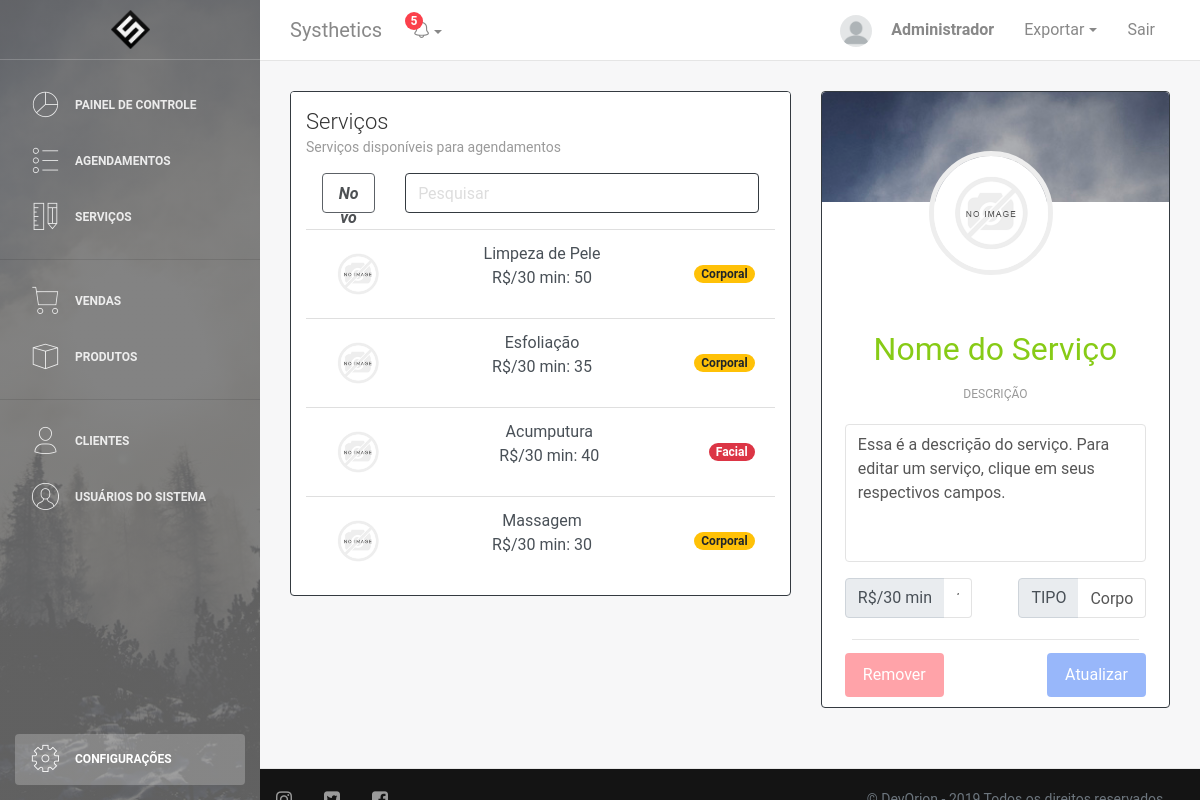
The page /servicos.php (signed in) on the database its author committed.
### tables this page shows
CREATE TABLE IF NOT EXISTS Servico (
	id INT AUTO_INCREMENT UNIQUE,
	nome VARCHAR(128) NOT NULL,
	descricao VARCHAR(512),
	tipo VARCHAR(64),
	preco DOUBLE NOT NULL,
	foto VARCHAR(256) DEFAULT "img/produto/default.png",
	PRIMARY KEY(id)
);

### DAO/servicoDAO.php (called while the page is built, shortened)
<?php
    require("conn.php");
    class ServicoDAO{
        function listar($busca){
            $conexao = conectar();
            $busca = "%" . $busca . "%";
            $query = "SELECT * FROM servico WHERE UPPER(nome) LIKE UPPER(?);";
            $stmt = mysqli_prepare($conexao,$query);
            mysqli_stmt_bind_param($stmt,"s",$busca);
            $resultado = executar_SQL($conexao,$stmt);
            return lerResultado($resultado);
        }
    }
?>

### DAO/conn.php (called while the page is built, shortened)
<?php
if(!function_exists('executar_SQL')){
    function executar_SQL($conexao, $stmt){
        mysqli_stmt_execute($stmt) or die("Falha ao executar a consulta: " . $stmt->error);
        $resultado = mysqli_stmt_get_result($stmt);
        return $resultado;
    }
}
if(!function_exists('lerResultado')){
    function lerResultado($resultado){
        $arrayResultado = [];
        for($i=0;$i<mysqli_num_rows($resultado);$i++){
            $arrayResultado[$i] = mysqli_fetch_assoc($resultado);
        }
        return $arrayResultado;
    }
}
?>

### servicos.php (the view, shortened to what this page needs)
<!DOCTYPE html>
<html lang="pt-br">
<head>
    <link rel="stylesheet" href="https://maxcdn.bootstrapcdn.com/font-awesome/latest/css/font-awesome.min.css" />
    <link href="css/bootstrap.min.css" rel="stylesheet"/>
    <link href="css/light-bootstrap-dashboard.css" rel="stylesheet" />
    <link href="css/dashboard-style.css" rel="stylesheet" />
    <link href="css/user.css" rel="stylesheet" type="text/css" >
    <?php require "DAO/servicoDAO.php";
        $servicoDAO = new ServicoDAO();
        $busca = "";
        $servicos = $servicoDAO->listar($busca);
        if(isset($_GET['id'])){
            $servView = $servicoDAO->get($_GET['id']);
            if(!isset($servView)){
                header('location:servicos.php');
            }
        }
        else{
            $servView['id']=0;
            $servView['nome']='Nome do Serviço';
            $servView['descricao']='Essa é a descrição do serviço. Para editar um serviço, clique em seus respectivos campos.';
            $servView['foto']='img/servico/default.png';
            $servView['preco']=1.99;
            $servView['tipo']='Corporal';
        }
    ?>
</head>
<body onload=" <?php if(isset($_GET['msg'])) { echo "demo.showNotification('top','center', '$mensagem', '$icon', '$colortype');"; } ?> ">
    <?php require_once "php/printMenu.php"?>
    <div class="main-panel">
        <?php require_once "php/printNavbar.php"?>
        <div class="content">
            <div class="container-fluid">
                <div class="row">
                    <div class="col-md-7">
                            <div class="card border border-dark">
                                <div class="card-header">
                                    <h4 class="card-title">Serviços</h4>
                                    <p class="card-category">Serviços disponíveis para agendamentos</p>
                                </div>
                                <div class="card-body">
                                    <div class="row mb-3">
                                        <div class="col-2 ml-3 " >
                                            <a class="btn btn-success form-control border border-dark" role="button" data-toggle="modal" data-target="#modalCadastroServico">
                                                <i><strong> Novo</strong></i>
                                            </a>
                                        </div>
                                        <div class="col mr-3">
                                            <input class="form-control border border-dark" type="search" name="search" placeholder="Pesquisar">
                                        </div>
                                    </div>
                                    <div class="list-group list-group-flush">
                                        <?php
                                        if(count($servicos) != 0){
                                            foreach($servicos as $servico){
                                                ?>
                                                <a href="servicos.php?id=<?php echo $servico['id'];?>" class="list-group-item text-center d-flex justify-content-between align-items-center list-group-item-action <?php if($servico['id'] == $servView['id']){ echo "active";}?>">
                                                    <img class="pic"src="<?php echo $servico['foto']; ?>" width="64" height="64">
                                                    <p class="text-center">
                                                        <?php echo $servico['nome']; ?><br>
                                                        <span> R$/30 min: <?php echo $servico['preco']; ?></span>
                                                    </p>
                                                    <span class="badge <?php if ($servico['tipo'] == "Facial") { echo 'badge-danger';}elseif($servico['tipo'] == "Corporal"){echo 'badge-warning';}else{ echo 'badge-success';}?> badge-pill"><?php echo $servico['tipo'];?></span>
                                                </a>
                                            <?php
                                            }
                                        }
                                        ?>
                                    </div>
                                </div>
                            </div>
                        </div>
                        <div class="col-md-5">
                            <div class="card card-user border border-dark">
                                <div class="card-image">
                                    <img class="img-cover" src="img/banner.jpg" alt="...">
                                </div>
                                <div class="card-body">
                                    <div class="author">
                                        <form id="formImagem" name="formImagem" action="php/atualizarImagemServico.php" method="POST" enctype="multipart/form-data">
                                            <label for="imagem">
                                                <p class="mt-1">
                                                    <img class="avatar pic border-gray imgperfil" src="<?php echo $servView['foto'] ;?>" alt="profile">
                                                </p>
                                            </label>
                                        </form>
                                        <form id="formAtualizaServico" name="formAtualizaServico" action="php/atualizarServico.php" method="POST">
                                            <div class="row">
                                                <div class="col mx-2 ">
                                                  <input type="servicename" class="text-success form-control inpt borderless" id="nome" name="nome" value="<?php echo $servView['nome'] ;?>" required>
                                                </div>
                                              </div>
                                              <div class="row">
                                                <div class="col mx-2 text- mt-3">
                                                    <label for="descricao">Descrição</label>
                                                    <textarea class="form-control desc my-3" rows="5" name="descricao" id="descricao"><?php echo $servView['descricao'];?> </textarea>
                                                </div>
                                              </div>
                                                <div class="row">
                                                  <div class="col mx-2">
                                                        <div class="input-group mb-3">
                                                            <div class="input-group-prepend">
                                                                <span class="input-group-text" id="basic-addon1">R$/30 min</span>
                                                            </div>
                                                            <input name="preco" id="preco" type="price" class="form-control" placeholder="2019,99" value="<?php echo $servView['preco'] ;?>">
                                                        </div>
                                                  </div>
                                                  <div class="col mx-2">
                                                      <div class="input-group mb-3">
                                                            <div class="input-group-prepend">
                                                                <span class="input-group-text" id="basic-addon1">TIPO</span>
                                                            </div>
                                                            <input name="tipo" id="tipo" type="text" class="form-control" value="<?php echo $servView['tipo'] ;?>">
                                                        </div>
                                                  </div>
                                                </div>
                                                <hr>
                                                <button type="button" class="btn btn-danger btn-fill pull-left mx-2 mt-2" onclick='showAlert("<?php  echo $servView['nome'] ?>","<?php  echo $servView['id'] ?>","remover")' <?php if($servView['id']==0){ echo 'disabled';}?>>Remover</button>
                                                <button type="submit" class="btn btn-primary btn-fill pull-right mx-2 mt-2" <?php if($servView['id']==0){ echo 'disabled';}?>>Atualizar</button>
                                        </form>
                                    </div>
                                </div>
                            </div>
                        </div>
                </div>
        </div>
        </div>
        <?php require_once "php/printFooter.php"?>
        </div>
        </div>
</body>
</html>

### css/dashboard-style.css (style rules this page uses)
.img-cover { object-fit: cover; }

### css/user.css (style rules this page uses)
.pic { object-fit: cover; cursor: pointer; }
.borderless { border: none !important; background: transparent !important; font-size: 32px; text-align: center; }
.desc { resize: none; }

### rows shown on the page
servico: foto (placeholder picture), nome "Limpeza de Pele", preco "50", tipo "Corporal"
servico: foto (placeholder picture), nome "Esfoliação", preco "35", tipo "Corporal"
servico: foto (placeholder picture), nome "Acumputura", preco "40", tipo "Facial"
servico: foto (placeholder picture), nome "Massagem", preco "30", tipo "Corporal"

### other values the page prints
$firstname[0] "Administrador"
